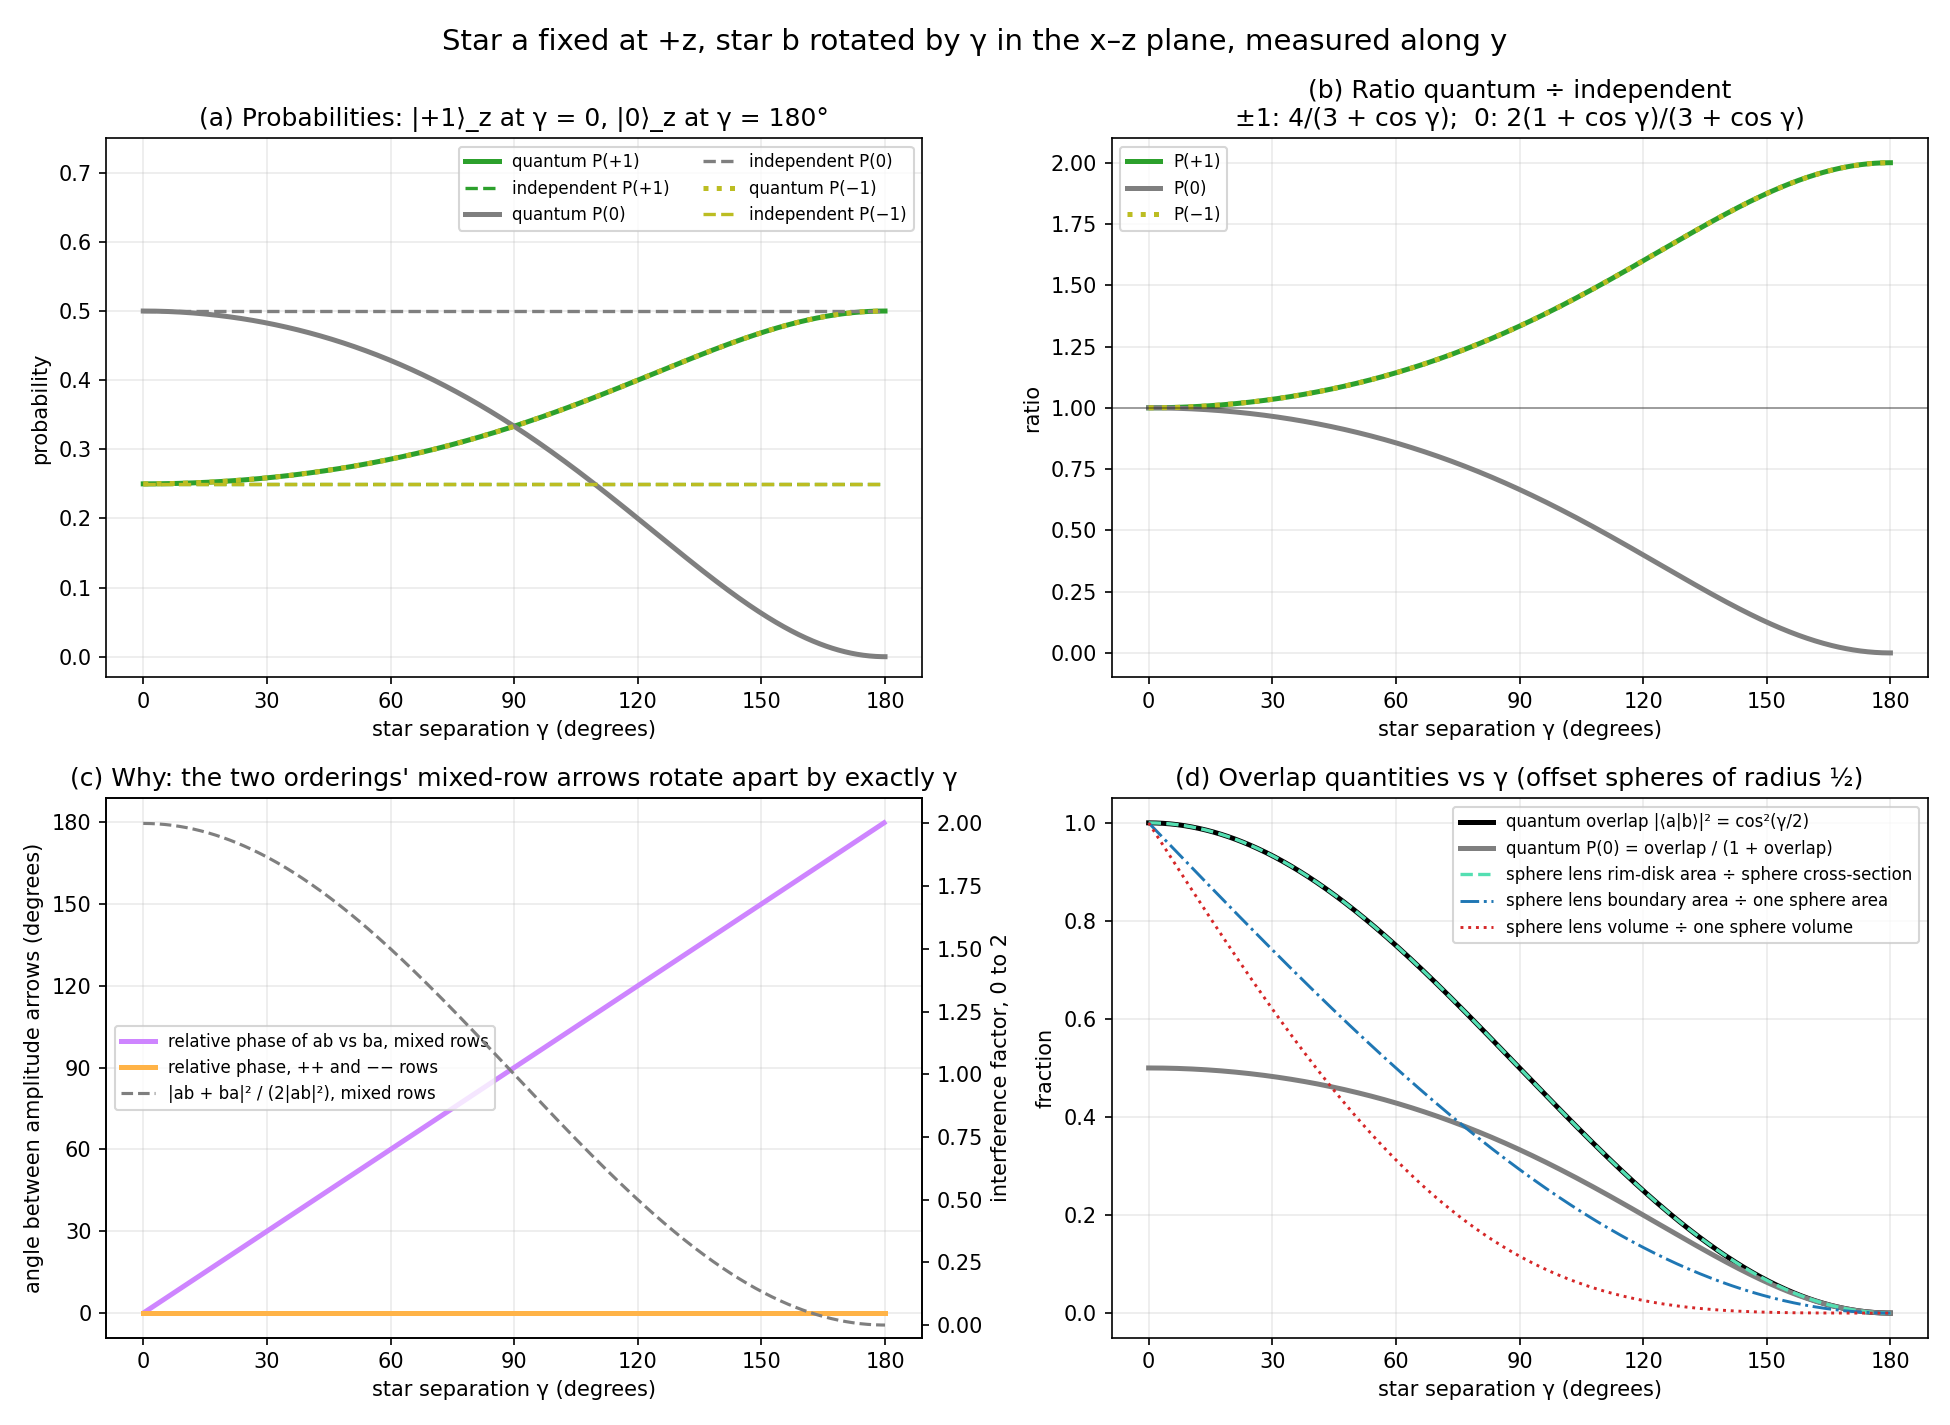

Here is the Python script that generated this plot:
"""Sweep one Majorana star from +z to -z while measuring perpendicular to the stars' plane.

Run: python plots\\star_separation_sweep.py
Requires numpy and matplotlib. Saves a PNG beside this script.

Star a stays at +z; star b rotates by gamma in the x-z plane, so gamma = 0 is |+1>_z and
gamma = 180 degrees is |0>_z. The measurement axis is y, perpendicular to both stars.
"""
from pathlib import Path

import matplotlib
import numpy as np

matplotlib.use("Agg")
import matplotlib.pyplot as plt

from independent_vs_quantum import born_rule, independent, quantum

OUTCOMES = ["+1", "0", "−1"]
COLORS = ["#2ca02c", "#7f7f7f", "#bcbd22"]


def spinor(v):
    t, p = np.arccos(np.clip(v[2], -1, 1)), np.arctan2(v[1], v[0])
    return np.array([np.cos(t / 2), np.exp(1j * p) * np.sin(t / 2)])


def mixed_relative_phase(a, b, n):
    """Angle between the ab and ba amplitude arrows in the +- row (gauge-independent)."""
    m = spinor(n)
    basis = [m, np.array([-np.conj(m[1]), np.conj(m[0])])]
    pa = [np.vdot(e, spinor(a)) for e in basis]
    pb = [np.vdot(e, spinor(b)) for e in basis]
    ab, ba = pa[0] * pb[1], pb[0] * pa[1]
    return np.degrees(abs(np.angle(ba / ab)))


def main():
    gamma = np.linspace(0, np.pi, 721)
    deg = np.degrees(gamma)
    a = np.array([0.0, 0.0, 1.0])
    n = np.array([0.0, 1.0, 0.0])
    stars_b = [np.array([np.sin(g), 0.0, np.cos(g)]) for g in gamma]
    q = np.array([quantum(a, b, n) for b in stars_b])
    ind = np.array([independent(a, b, n) for b in stars_b])
    for b, row in zip(stars_b[::40], q[::40]):
        assert np.allclose(row, born_rule(a, b, n), atol=1e-10)

    overlap = np.cos(gamma / 2) ** 2              # |<a|b>|^2
    d = np.sin(gamma / 2)                         # sphere-centre distance / sphere diameter
    phases = np.array([mixed_relative_phase(a, b, n) for b in stars_b[1:-1]])
    assert np.allclose(phases, deg[1:-1], atol=1e-6)
    assert np.allclose(q[:, 1], overlap / (1 + overlap), atol=1e-12)

    fig, panels = plt.subplots(2, 2, figsize=(13, 9.5))
    fig.suptitle("Star a fixed at +z, star b rotated by γ in the x–z plane, measured along y", fontsize=14)

    ax = panels[0, 0]
    for i in range(3):
        ax.plot(deg, q[:, i], color=COLORS[i], lw=2.4, ls=":" if i == 2 else "-", label=f"quantum P({OUTCOMES[i]})")
        ax.plot(deg, ind[:, i], color=COLORS[i], lw=1.6, ls="--", label=f"independent P({OUTCOMES[i]})")
    ax.set_title("(a) Probabilities: |+1⟩_z at γ = 0, |0⟩_z at γ = 180°")
    ax.set_ylabel("probability")
    ax.set_ylim(-0.03, 0.75)
    ax.legend(fontsize=8, ncol=2)

    ax = panels[0, 1]
    ratio = q / ind
    for i in range(3):
        ax.plot(deg, ratio[:, i], color=COLORS[i], lw=2.4, ls=":" if i == 2 else "-", label=f"P({OUTCOMES[i]})")
    ax.axhline(1, color="black", lw=0.8, alpha=0.4)
    ax.set_title("(b) Ratio quantum ÷ independent\n±1: 4/(3 + cos γ);  0: 2(1 + cos γ)/(3 + cos γ)")
    ax.set_ylabel("ratio")
    ax.legend(fontsize=8)

    ax = panels[1, 0]
    ax.plot(deg[1:-1], phases, color="#ce85ff", lw=2.4, label="relative phase of ab vs ba, mixed rows")
    ax.plot(deg, np.zeros_like(deg), color="#ffb347", lw=2.4, label="relative phase, ++ and −− rows")
    ax2 = ax.twinx()
    ax2.plot(deg, 1 + np.cos(gamma), color="#7f7f7f", lw=1.5, ls="--", label="|ab + ba|² / (2|ab|²), mixed rows")
    ax2.set_ylabel("interference factor, 0 to 2")
    ax2.set_ylim(-0.05, 2.1)
    ax.set_title("(c) Why: the two orderings' mixed-row arrows rotate apart by exactly γ")
    ax.set_ylabel("angle between amplitude arrows (degrees)")
    ax.set_yticks(range(0, 181, 30))
    lines = ax.get_legend_handles_labels()
    lines2 = ax2.get_legend_handles_labels()
    ax.legend(lines[0] + lines2[0], lines[1] + lines2[1], fontsize=8, loc="center left")

    ax = panels[1, 1]
    ax.plot(deg, overlap, color="black", lw=2.4, label="quantum overlap |⟨a|b⟩|² = cos²(γ/2)")
    ax.plot(deg, q[:, 1], color="#7f7f7f", lw=2.4, label="quantum P(0) = overlap / (1 + overlap)")
    ax.plot(deg, 1 - d**2, color="#54dfb2", lw=1.6, ls="--", label="sphere lens rim-disk area ÷ sphere cross-section")
    ax.plot(deg, 1 - d, color="#1f77b4", lw=1.4, ls="-.", label="sphere lens boundary area ÷ one sphere area")
    ax.plot(deg, (2 + d) * (1 - d) ** 2 / 2, color="#d62728", lw=1.4, ls=":", label="sphere lens volume ÷ one sphere volume")
    ax.set_title("(d) Overlap quantities vs γ (offset spheres of radius ½)")
    ax.set_ylabel("fraction")
    ax.legend(fontsize=8)

    for ax in panels.flat:
        ax.set_xlabel("star separation γ (degrees)")
        ax.set_xticks(range(0, 181, 30))
        ax.grid(alpha=0.25)

    fig.tight_layout()
    out = Path(__file__).with_name("star_separation_sweep.png")
    fig.savefig(out, dpi=150)
    print(f"saved {out}")
    for g in [0, 60, 90, 120, 150, 180]:
        j = int(round(g * 4))
        print(f"gamma={g:3d}: quantum {np.round(q[j], 4)}  ratio {np.round(ratio[j], 4)}  overlap {overlap[j]:.4f}")


if __name__ == "__main__":
    main()
